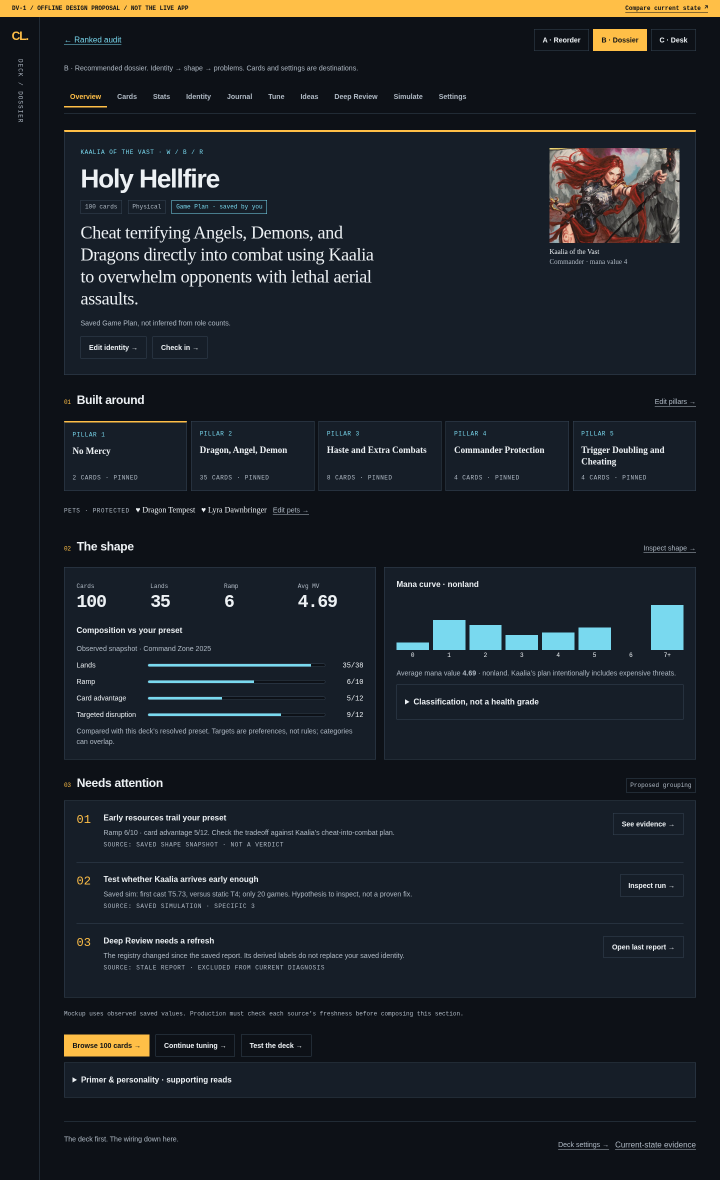
#> input picture docs/design/deck-view/proposed/direction-b-1440.png, 1440 x 2360 px (shown at 1/2 size); its folder holds 2 pictures in this run
$ python package.py
#> lines starting #> are read from the running program, lines starting #| are printed output that depends on the picture
import json,re
from pathlib import Path
from PIL import Image, ImageDraw
R=Path(__file__).resolve().parent
for w,h in [(1440,1050),(390,1500)]:
    image=Image.open(R/'proposed'/f'direction-b-{w}.png')
#> image is the input picture: PIL image 1440x2360 RGB; mean R, G, B 28.6, 33.8, 39.4
    image.crop((0,0,w,min(image.height,h))).save(R/f'preview-b-{w}.png')
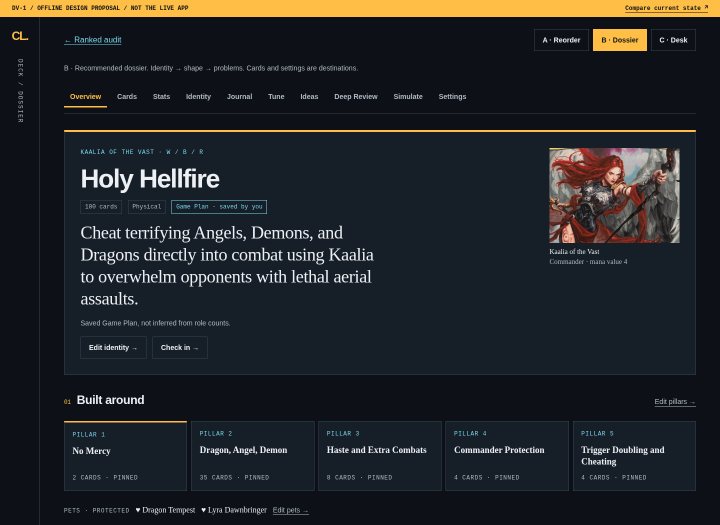
#> saved as preview-b-1440.png: PIL image 1440x1050 RGB (shown at 1/2 size); mean R, G, B 34.5, 37, 39.7
#> pass 2 of the loop `for w,h in [(1440,1050),(390,1500)]:`:
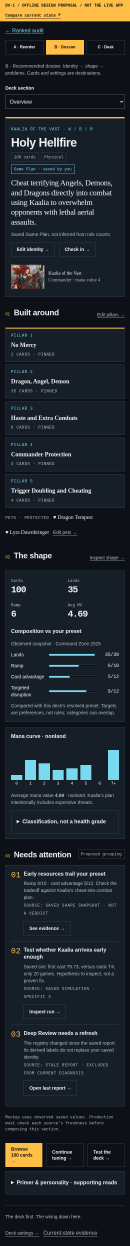
#> input picture docs/design/deck-view/proposed/direction-b-390.png, 390 x 3737 px (shown at 1/3 size)
#> image is the input picture: PIL image 390x3737 RGB; mean R, G, B 34, 39.6, 44.9
for width in [1440,390]:
    tw=480 if width==1440 else 260
    th=330 if width==1440 else 585
    files=sorted((R/'proposed').glob(f'*-{width}.png'))
    sheet=Image.new('RGB',(tw*3,(th+30)*((len(files)+2)//3)),'#e8e8e8')
#> sheet: PIL image 1440x360 RGB; every value is 232
    d=ImageDraw.Draw(sheet)
    for i,f in enumerate(files):
        im=Image.open(f).convert('RGB').crop((0,0,width,900 if width==1440 else 844))
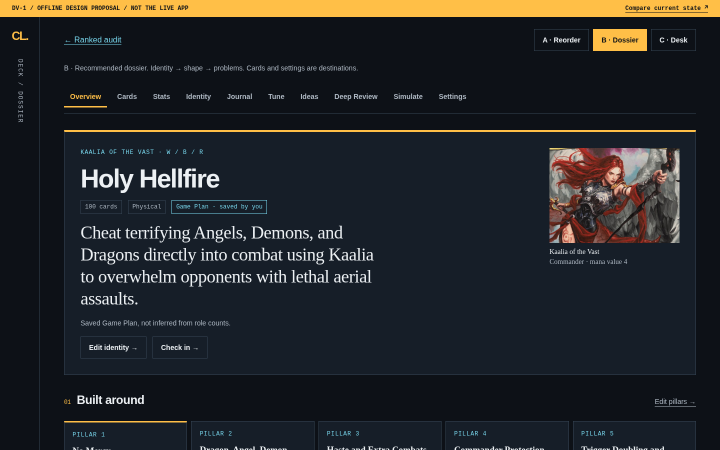
#> im: PIL image 1440x900 RGB (shown at 1/2 size); mean R, G, B 36.5, 38.5, 40.3
        im.thumbnail((tw,th));x=(i%3)*tw;y=(i//3)*(th+30)
#> after `im.thumbnail((tw, th))`:
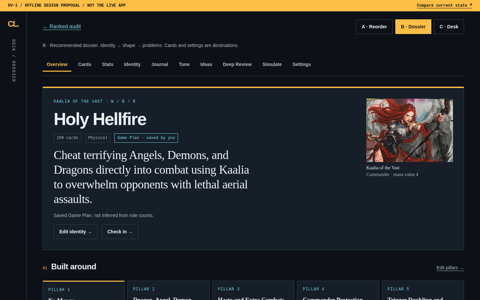
#> im: PIL image 480x300 RGB; mean R, G, B 36.5, 38.5, 40.3
        d.text((x+8,y+7),f.stem,fill='black');sheet.paste(im,(x,y+30))
#> after `sheet.paste(im, (x, y + 30))`:
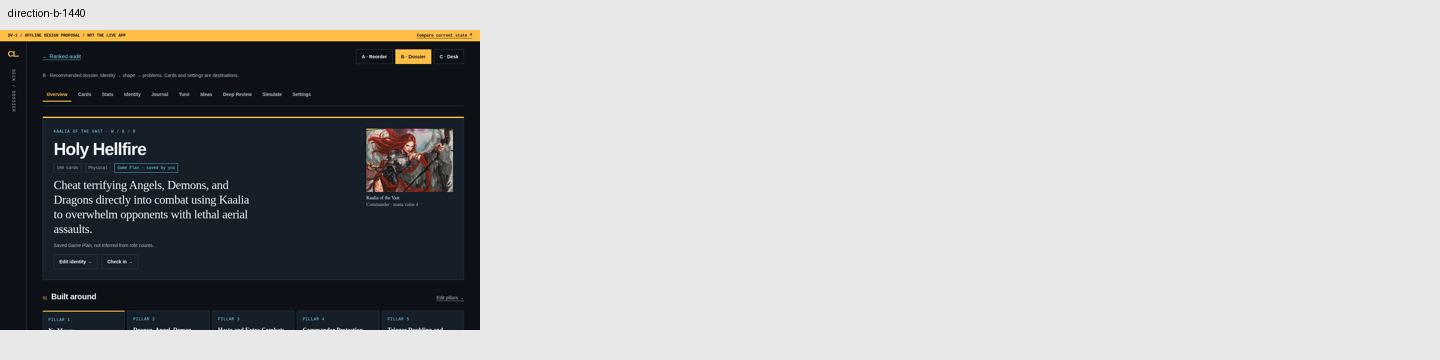
#> sheet: PIL image 1440x360 RGB; mean R, G, B 177.6, 178.2, 178.7
    sheet.save(R/f'proposed-contact-{width}.jpg',quality=90)
#> pass 2 of the loop `for width in [1440,390]:`:
#> `im.thumbnail((tw, th))`:
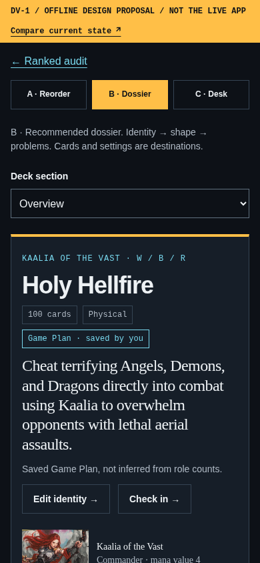
#> im: PIL image 260x563 RGB; mean R, G, B 49.6, 49.7, 46.3
#> `sheet.paste(im, (x, y + 30))`:
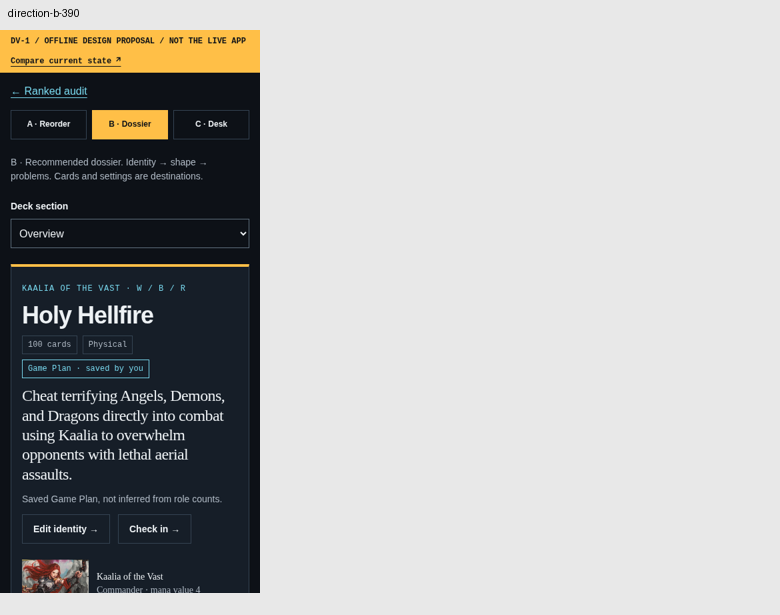
#> sheet: PIL image 780x615 RGB; mean R, G, B 176.3, 176.3, 175.2
# Verify doc-relative local links and counts in the actual artifact set.
doc=R.parents[1]/'DESIGN_DECK_VIEW.md'
#> (the run stopped early here; a loop or call above may not have finished)
